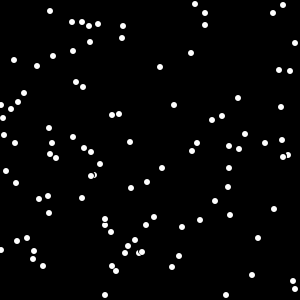
Frame 1 (no input)
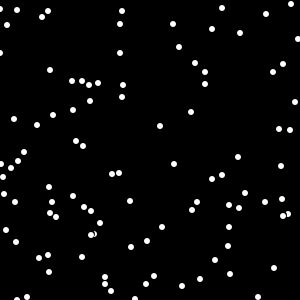
Frame 60 (the mouse pressed at the canvas centre just before this capture)
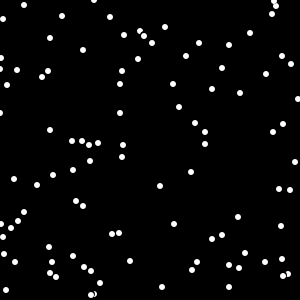
Frame 120 (the mouse held since frame 60 and released just before this capture)

The Processing sketch that drew these frames (run headless with seeded random() and noise(); from frame 60 on, the mouse is pressed at the canvas centre):

// Processing sketch: SnowflakeCatcher
// ── SnowflakeCatcher.pde
/* Snowflake Catcher
 * Author: Brian Tom
 * Date: 9/14/2015
 * Description: Simulates snowflakes with a snowflake catcher.
 */

Snowflake[] arr = new Snowflake[100];
int bgColor = color(0);

void setup() {
  size(300, 300);
  smooth();
  background(bgColor);
  for (int i = 0; i < arr.length; i++) {
    arr[i] = new Snowflake();
  }
}
void draw() {
  for (int i = 0; i < arr.length; i++) {
    arr[i].erase();
    arr[i].lookDown();
    arr[i].update();
    arr[i].wrap();
    arr[i].display();
  }
}
void mouseDragged() {
  int mySize;
  if (mouseButton == LEFT) {
    mySize = 5;
    strokeWeight(mySize);
    stroke(0, 255, 0);
    line(pmouseX, pmouseY, mouseX, mouseY);
  }
  if (mouseButton == RIGHT) {
    mySize = 30;
    strokeWeight(mySize);
    stroke(bgColor);
    line(pmouseX, pmouseY, mouseX, mouseY);
  }
}

class Snowflake {
  //class member variable declarations
  int x, y, mySize;
  boolean isMoving;
  Snowflake() {
    //class member variable initializations
    x = (int) (Math.random()*width);
    y = (int) (Math.random()*height);
    isMoving = true;
    mySize = 6;
  }
  // Erases snowflake by drawing black ellipse over it
  // TODO: Fix snowflake trails
  void erase() {
    noStroke();
    fill(bgColor);
    ellipse(x, y, mySize+2, mySize+2);
  }
  // Checks if snowflake is on screen and color below it is black'
  void lookDown() {
    if ((y > 0 && y < (float) height-5) && get(x, y+4) != color(bgColor)) isMoving = false;
    else isMoving = true;
  }
  // Move the snowflake downwards
  void update() {
    if (isMoving) y++;
  }
  // Redraws snowflake at top of screen with random x position
  void wrap() {
    if (y > height) {
      y = 0;
      x = (int) (Math.random()*width);
    }
  }
  // Draws snowflake
  void display() {
    noStroke();
    fill(255);
    ellipse(x, y, mySize, mySize);
  }
}
